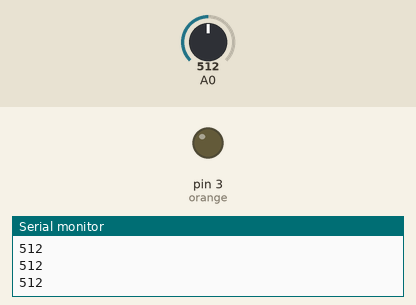
A sketch run on a simulated Arduino Uno, built with avr-gcc and run on an emulated ATmega328P. Shown: output pins drawn as LEDs (lit = HIGH), the last lines printed to the serial monitor. Inputs (shaded band) come from the test bench; at power-on: A0 = 512.

Above: at 1.3 s.
1.4 s: A0 set to 268
2.9 s: A0 set to 237
At 4.0 s:
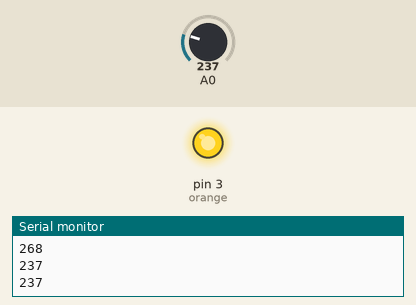
4.5 s: A0 set to 260
At 5.2 s:
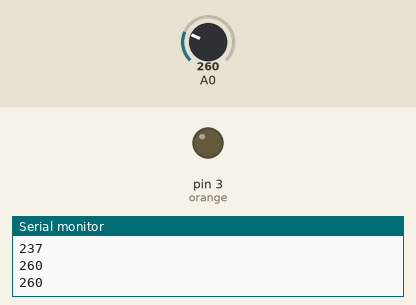
6.0 s: A0 set to 240
At 6.3 s:
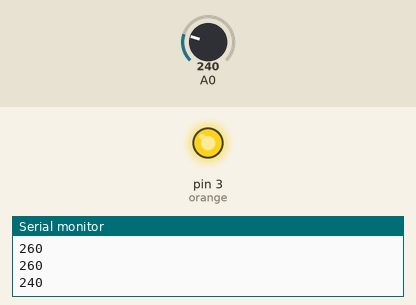
Timing chart, 0 to 8.5 s (numbered marks = the images above; inputs shaded):
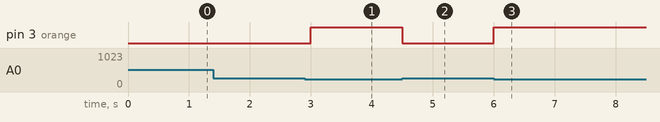

Measured:
- the behaviour switches between 251 and 250 on A0 (found by bisection; images 0 and 1)
- after the input at 2.9 s, pin 3 (orange): LOW → HIGH after 0.10 s
- after the input at 4.5 s, pin 3 (orange): HIGH → LOW at once
- after the input at 6.0 s, pin 3 (orange): LOW → HIGH at once

The sketch:

dark_activated_led.ino
```cpp
int orange=3;

void setup()
{
  Serial.begin(9600);
  pinMode(orange,OUTPUT);
}

void loop()
{
  int ldr_sensor_value = analogRead(A0);
  Serial.println(ldr_sensor_value);

  if(ldr_sensor_value<=250)
  {
    digitalWrite(orange,HIGH);
  }

  else
  {
    digitalWrite(orange,LOW);
  }

  delay(500);
}
```
